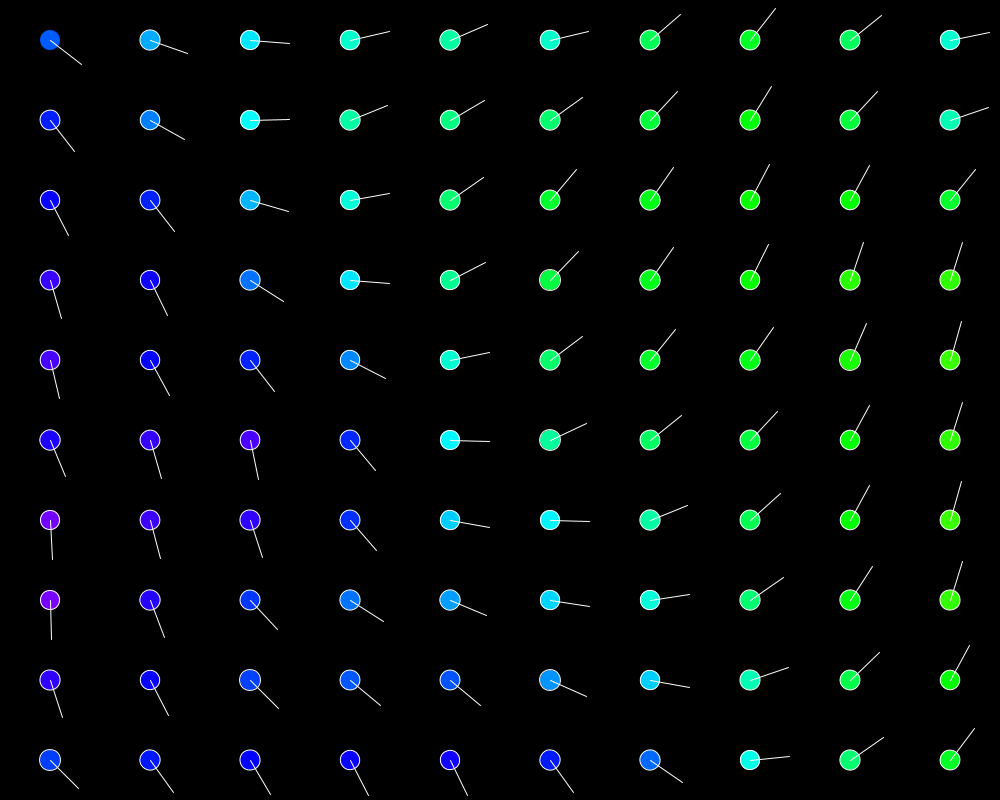
Frame 1 (no input)
Frame 60 (the mouse pressed at the canvas centre just before this capture): identical to frame 1, image omitted
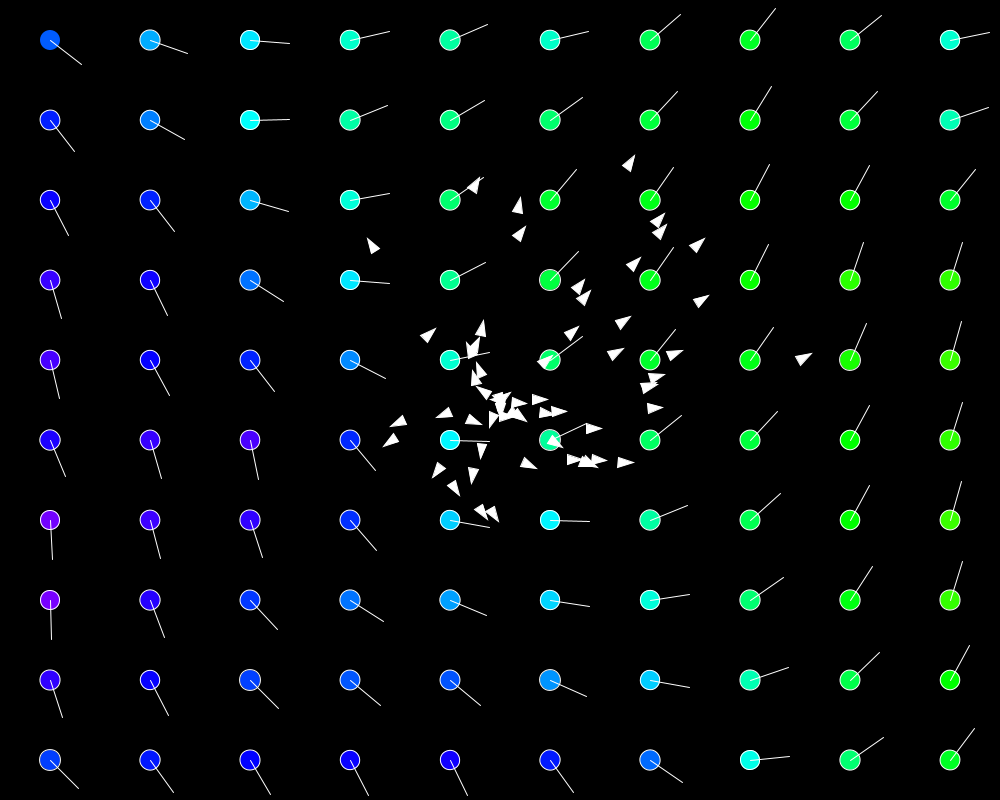
Frame 120 (the mouse held since frame 60 and released just before this capture)

The Processing sketch that drew these frames (run headless with seeded random() and noise(); from frame 60 on, the mouse is pressed at the canvas centre):

// Processing sketch: FlowField
// ── FlowField.pde
ArrayList<Agent> agents = new ArrayList<Agent>();
FlowFieldGrid grid = new FlowFieldGrid();

void setup(){
  size(1000, 800);
  background(0);
  colorMode(HSB);
}

void draw(){
  
  noStroke();
  //fill(0,0,0,10);
  //rect(0,0,width,height);
  background(0);
  
  if(mousePressed){
    agents.add(new Agent() );
  }
  grid.update();
  grid.draw();
  fill(255);
  for(Agent a : agents){
    a.update();
    a.draw();
  }
  
  Keys.update();
}

// ── Agent.pde
class Agent{
  
  PVector position = new PVector();
  PVector velocity = new PVector();
  PVector force = new PVector();
  float mass = 1;
  float maxSpeed = 10;
  float maxForce = 10;
  
  PVector target = new PVector();
  float targetAngle = 0;
  float targetRadius = 100;
  float targetSpeed = 0;
  
  Agent(){
    position = new PVector(mouseX, mouseY);
    velocity = new PVector(random(-5, 5), random(-5, 5));
    mass = random(50, 100);
    maxForce = random(5, 15);
    targetAngle = random(-PI, PI);
    targetRadius = random(50, 150);
    maxSpeed = random(2, 15);
    targetSpeed = map(maxForce, 5, 15, .01, .05);
  }
  void update(){
    
    float angle = grid.getDirectionAt(position);
    
    PVector offset = PVector.fromAngle(angle);
    offset.mult(100);
    
    target = PVector.add(position, offset);
    
    doSteeringForce();
    doEuler();
    
  }
  void doSteeringForce(){
    // find desired velocity
    // desired velocity = clamp(target position - current position)
    
    PVector desiredVelocity = PVector.sub(target, position);
    desiredVelocity.setMag(maxSpeed);
    
    // find steering force
    // steering force = desired velocity - current velocity
    
    PVector steeringForce = PVector.sub(desiredVelocity, velocity);
    steeringForce.limit(maxForce);
    
    force.add(steeringForce);
  }
  
  void doEuler(){
    // euler integration:
    PVector acceleration = PVector.div(force, mass);
    velocity.add(acceleration); // velocity += velocity
    position.add(velocity); // position += velocity
    force.mult(0);
  }
  void draw(){
    
    //ellipse(target.x, target.y, 10, 10);
    
    float a = velocity.heading();
    pushMatrix(); // begin transform...
    translate(position.x, position.y);
    rotate(a);
    triangle(5, 0, -10, 5, -10, -5);
    popMatrix(); // end transform...
  }
}

// ── FlowFieldGrid.pde
class FlowFieldGrid {

  // properties
  int res = 10;
  float zoom = 10;
  boolean isHidden = false;

  // current / cached data:
  float[][] data;

  FlowFieldGrid() {
    data = new float[res][res];
    // TODO: seed w/ perlin noise data

    for (int x = 0; x < data.length; x++) {
      for (int y = 0; y < data[x].length; y++) {
        float val = noise(x/zoom, y/zoom);
        val = map(val, 0, 1, -PI, PI);
        data[x][y] = val;
      }
    }
  }
  void build() {
    data = new float[res][res];
    // TODO: seed w/ perlin noise data

    for (int x = 0; x < data.length; x++) {
      for (int y = 0; y < data[x].length; y++) {
        float val = noise(x/zoom, y/zoom);
        val = map(val, 0, 1, -PI * 2, PI * 2);
        data[x][y] = val;
      }
    }
  }
  void update() {
    boolean rebuild = false;

    if (Keys.onDown(32)) {
      isHidden = !isHidden;
      rebuild = true;
    }

    if (Keys.onDown(37)) {
      res--;
      rebuild = true;
    }
    if (Keys.onDown(39)) {
      res++;
      rebuild = true;
    }
    if (Keys.onDown(38)) {
      zoom+=1;
      rebuild = true;
    }
    if (Keys.onDown(40)) {
      zoom-=1;
      rebuild = true;
    }
    res = constrain(res, 4, 50);
    zoom = constrain(zoom, 5, 50);
    if (rebuild) build();
  }
  void draw() {

    if (isHidden) return;

    float w = getCellWidth();
    float h = getCellHeight();

    for (int x = 0; x < data.length; x++) {
      for (int y = 0; y < data[x].length; y++) {
        float val = data[x][y];
        float topLeftX = x * w;
        float topLeftY = y * h;
        pushMatrix();
        translate(topLeftX + w/2, topLeftY + h/2);
        rotate(val);
        float hue = map(val, -PI, PI, 0, 255);
        fill(hue, 255, 255);
        ellipse(0, 0, 20, 20);
        stroke(255);
        line(0, 0, 40, 0);
        popMatrix();
      } // end y loop
    } // end x loop
  } // end draw()
  float getCellWidth() {
    return width / res;
  }
  float getCellHeight() {
    return height / res;
  }

  float getDirectionAt(PVector p) {
    return getDirectionAt(p.x, p.y);
  }
  float getDirectionAt(float x, float y) {
    int ix = (int)(x / getCellWidth());
    int iy = (int)(y / getCellHeight());

    if (ix<0 || iy < 0 || ix >= data.length || iy >= data[0].length) {
      float dy = (height/(float)2)-y;
      float dx = (width/(float)2)-x;

      return atan2(dy, dx);
    }

    return data[ix][iy];
  }
}

// ── Keys.pde
static class Keys {

  static boolean T() { 
    return lookup(84);
  }
  static boolean MINUS() { 
    return lookup(45);
  }
  static boolean PLUS() { 
    return lookup(61);
  }
  static boolean SPACE() { 
    return lookup(32);
  }
  static boolean LEFT() { 
    return lookup(37);
  }
  static boolean UP() { 
    return lookup(38);
  }
  static boolean RIGHT() { 
    return lookup(39);
  }
  static boolean DOWN() { 
    return lookup(40);
  }
  static boolean BRACKET_LEFT() {
    return lookup(91);
  }
  static boolean BRACKET_RIGHT() {
    return lookup(93);
  }
  static boolean PAGE_UP() {
    return lookup(16);
  }
  static boolean PAGE_DOWN() {
    return lookup(11);
  }

  static boolean[] states = new boolean[256];
  static boolean[] cached = new boolean[256];
  static boolean lookup(int code) {
    if (code < 0) return false;
    if (code >= states.length) return false;
    return states[code];
  }
  static boolean onDown(int code){
    return lookup(code) && cached[code] == false;
  }
  static void handleKey(int code, boolean state) {
    if (code < 0) return;
    if (code >= states.length) return;
    states[code] = state;
  }
  static void update(){
    // cache all button states in 'cached' for next game tick:
    for(int i = 0; i < states.length; i++){
      cached[i] = states[i];
    }
  }
}


void keyPressed() {
  println(keyCode);
  Keys.handleKey(keyCode, true);
}
void keyReleased() {
  Keys.handleKey(keyCode, false);
}
